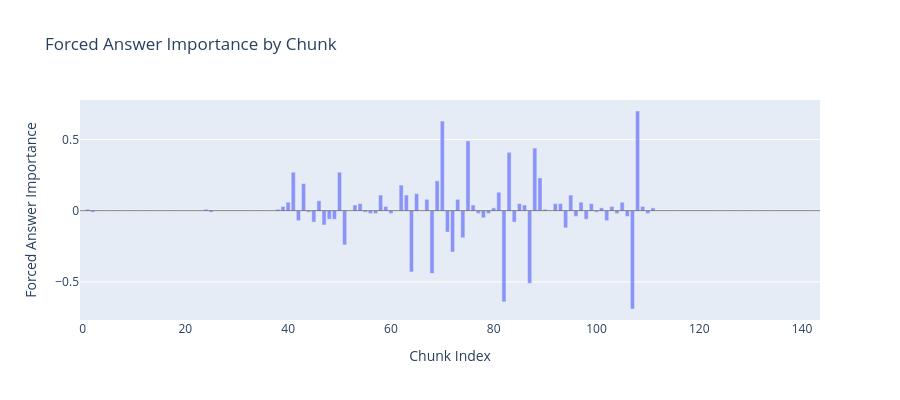

Source (notebook cell):
### Markdown cell above
When you've done this, run the cell below to get your results and plot them. This should **not** match the paper's "Figure 2" results yet, since we're using forced answer importance, not resampled or counterfactual importance.

What do you notice? What sentences are necessary for the model to start getting greater-than-zero accuracy? Are there any sentences which significantly drop or raise accuracy, and can you explain why?

<details>
<summary>What patterns do you notice? (click to see discussion)</summary>

You should see that:
- Most early chunks have ~0 importance (the model can't answer correctly yet)
- There are sharp spikes near the end when critical computations are made
- Some chunks have *negative* importance - they might introduce confusion or errors

For example, if a model is near the end of its reasoning, it might follow a pattern like "maybe X, wait no actually Y", and this will result in wildly careening forced answer importance values for those last few sentences, which aren't really representative of how important the sentence was in the actual reasoning process.

Earlier important reasoning steps get 0 importance even if they were essential - each intermediate step only shows importance when it contributes to tipping the final answer from wrong to right in that iteration.
</details>

<details>
<summary>Note on the small discrepancy from the actual dataset metrics</summary>

A small discrepancy between your results and those in the dataset is fine, and expected. The current version of the dataset that is uploaded seems to have a bug in the "forced answer" metric data, for example it will classify the following rollout:

```
'Therefore, the final answers is \\boxed{20}. However, upon re-examining ... so the correct answer is \\boxed{19}.'
```

as having a final answer of `20` rather than `19`, hence incorrectly classifying the answer as wrong.

</details>

### Code cell
# Calculate forced answer importance
full_cot_list = [
    [rollout["full_cot"] for rollout in chunk_rollouts] for chunk_rollouts in problem_data["chunk_solutions_forced"]
]
answer = problem_data["problem"]["gt_answer"]

forced_importances = calculate_answer_importance(full_cot_list, answer)

# Get chunk texts for hover data
chunks_for_hover = [chunk["chunk"] for chunk in problem_data["chunks_labeled"][:-1]]

# Plot with plotly
fig = go.Figure()
fig.add_trace(
    go.Bar(
        x=list(range(len(forced_importances))),
        y=forced_importances,
        opacity=0.7,
        hovertemplate="<b>Chunk %{x}</b><br>Importance: %{y:.4f}<br>Text: %{customdata}<extra></extra>",
        customdata=[chunk[:100] + "..." if len(chunk) > 100 else chunk for chunk in chunks_for_hover],
    )
)
fig.add_hline(y=0, line_color="black", line_width=0.5)
fig.update_layout(
    title="Forced Answer Importance by Chunk",
    xaxis_title="Chunk Index",
    yaxis_title="Forced Answer Importance",
    width=900,
    height=400,
)
fig.show()

### Figure 1 — Plotly figure (JSON) as saved in the notebook; plotly's stock layout.template omitted (floating-point values rounded to 4 significant figures; data arrays with more than 128 entries replaced by an {"elided": "..."} marker saying what was removed)
{"data": [{"customdata": {"elided": "144 str values"}, "hovertemplate": "<b>Chunk %{x}</b><br>Importance: %{y:.4f}<br>Text: %{customdata}<extra></extra>", "opacity": 0.7, "type": "bar", "x": {"elided": "144 int values"}, "y": {"elided": "144 float values"}}], "layout": {"height": 400, "shapes": [{"line": {"color": "black", "width": 0.5}, "type": "line", "x0": 0, "x1": 1, "xref": "x domain", "y0": 0, "y1": 0, "yref": "y"}], "title": {"text": "Forced Answer Importance by Chunk"}, "width": 900, "xaxis": {"title": {"text": "Chunk Index"}}, "yaxis": {"title": {"text": "Forced Answer Importance"}}}}
